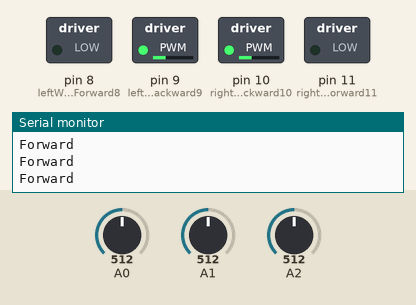
A sketch run on a simulated Arduino Uno, built with avr-gcc and run on an emulated ATmega328P. Parts: switched loads named in the sketch (green lamp = pin HIGH), the last lines printed to the serial monitor. Dashed ring = blinking. The test bench sets the inputs (shaded band); at power-on: A0 = 512, A1 = 512, A2 = 512.

Above: at 1.2 s.
1.3 s: A0 set to 211
4.3 s: A0 set to 186
At 5.1 s:
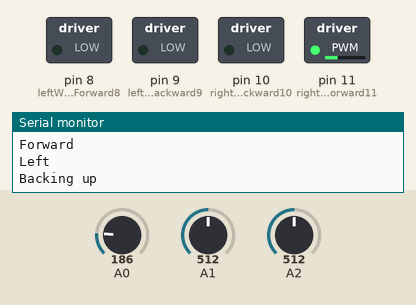
7.3 s: A1 set to 210
10.3 s: A1 set to 188
At 11.6 s:
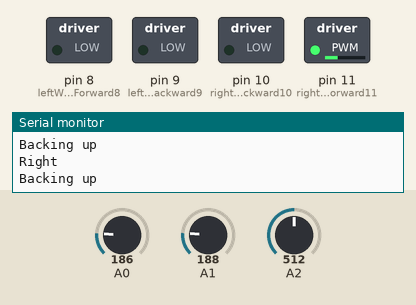
13.3 s: A1 set to 306
At 14.57 s:
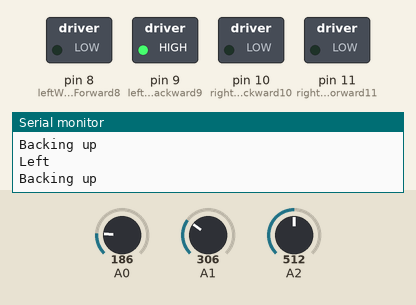
16.3 s: A1 set to 190
At 18.47 s:
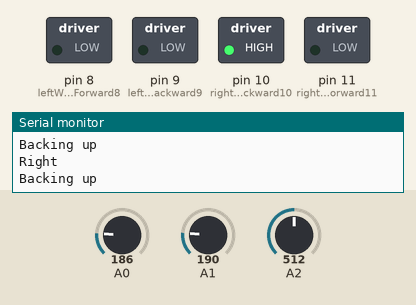
Timing chart, 0 to 20.3 s (numbered marks = the images above; inputs shaded):
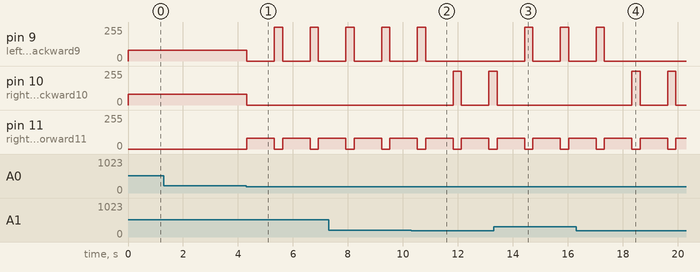

The sketch:

exam_car.ino
```cpp
int centerIR;
int leftIR;
int rightIR;

int leftFlag;
int centerFlag;
int rightFlag;

int leftWheelForward8 = 8;
int rightWheelForward11 = 11;
int leftWheelBackward9 = 9;
int rightWheelBackward10 = 10;

int wheelSpeed = 80;

//Declare all the functions being used here:
void deviateRight();
void deviateLeft();
void forward();
void reverse();

void setup() {
  pinMode(leftWheelForward8, OUTPUT);
  pinMode(leftWheelBackward9, OUTPUT);
  pinMode(rightWheelBackward10, OUTPUT);
  pinMode(rightWheelForward11, OUTPUT);
  Serial.begin(9600);
}
void loop() {
  centerIR = analogRead(A0);
  leftIR = analogRead(A1);
  rightIR = analogRead(A2);

  if (leftIR < 200) {
    leftFlag = 1;
  } else {
    leftFlag = 0;
  }

  if (rightIR < 200) {
    rightFlag = 1;
  } else {
    rightFlag = 0;
  }

  if (centerIR < 200) {
    centerFlag = 1;
  } else {
    centerFlag = 0;
  }

  if ((leftFlag == 1) || (rightFlag == 1) || (centerFlag == 1)) {

    if (centerFlag == 1) {

      if (leftFlag == 1) {
        deviateRight();
      }
      else if (rightFlag == 1) {
        deviateLeft();
      } else {
        deviateLeft();
      }

    }
    else if (leftFlag == 1) {
      deviateRight();
    }
    else if (rightFlag == 1) {
      deviateLeft();
    }
    else {
      deviateLeft();
    }
  }
  else {
    forward();
  }
}

//Function definitions go here:
void reverse() {
  Serial.println("Backing up");
  digitalWrite(leftWheelBackward9, LOW);
  analogWrite(leftWheelForward8, wheelSpeed);
  analogWrite(rightWheelForward11, wheelSpeed);
  digitalWrite(rightWheelBackward10, LOW);
  delay(1000);
}

void deviateRight() {
  Serial.println("Right");
  reverse();
  digitalWrite(leftWheelForward8, LOW);
  digitalWrite(leftWheelBackward9, LOW);
  digitalWrite(rightWheelForward11, LOW);
  analogWrite(rightWheelBackward10, 350);
  delay(300);
}

void deviateLeft() {
  Serial.println("Left");
  reverse();
  analogWrite(leftWheelBackward9, 350);
  digitalWrite(leftWheelForward8, LOW);
  digitalWrite(rightWheelForward11, LOW);
  digitalWrite(rightWheelBackward10, LOW);
  delay(300);
}

void forward() {
  Serial.println("Forward");
  analogWrite(leftWheelBackward9, wheelSpeed);
  digitalWrite(leftWheelForward8, LOW);
  digitalWrite(rightWheelForward11, LOW);
  analogWrite(rightWheelBackward10, wheelSpeed);
}
```

Measured:
- the behaviour switches between 200 and 199 on A0 (found by bisection; images 0 and 1)
- the behaviour switches between 200 and 199 on A1 (found by bisection; images 1 and 2)
- after the input at 4.3 s, pin 9 (leftWheelBackward9): alternates 255/255 for 0.30 s and 0/255 for 1.0 s, starting at once; pin 10 (rightWheelBackward10): 80/255 → 0/255 at once; pin 11 (rightWheelForward11): alternates 80/255 for 1.0 s and 0/255 for 0.30 s, starting at once
- after the input at 10.3 s, pin 9 (leftWheelBackward9): goes on until 10.8 s, then stays 0/255; pin 10 (rightWheelBackward10): 0/255 → 255/255 after 1.5 s, → 0/255 0.30 s later, → 255/255 1.0 s later
- after the input at 13.3 s, pin 9 (leftWheelBackward9): alternates 255/255 for 0.30 s and 0/255 for 1.0 s, starting after 1.1 s; pin 10 (rightWheelBackward10): goes on until 13.4 s, then stays 0/255
- after the input at 16.3 s, pin 9 (leftWheelBackward9): goes on until 17.3 s, then stays 0/255; pin 10 (rightWheelBackward10): alternates 255/255 for 0.30 s and 0/255 for 1.0 s, starting after 2.0 s
